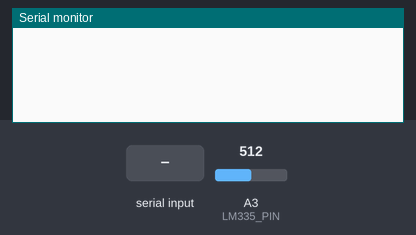
Bench run of a sketch on a simulated Arduino Uno, built with avr-gcc and run on an emulated ATmega328P. Parts: the last lines printed to the serial monitor. Inputs (shaded band) come from the test bench; at power-on: A3 (LM335_PIN) = 512.

Above: at 1.2 s.
1.3 s: "1\n" received over Serial
At 2.1 s:
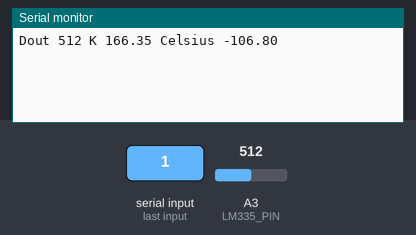
4.3 s: A3 (LM335_PIN) set to 716
At 5.5 s:
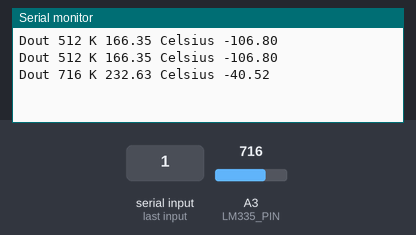
5.8 s: A3 (LM335_PIN) set to 900
At 6.9 s:
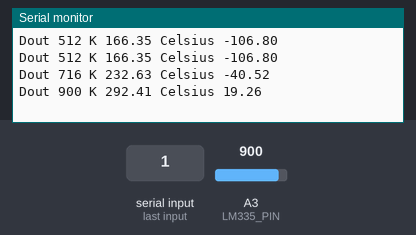
Timing chart, 0 to 8.8 s (numbered marks = the images above; inputs shaded):
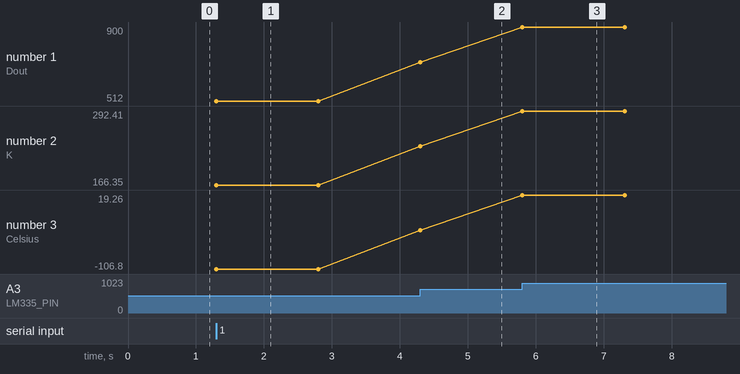

The sketch:

parte_1.ino
```cpp
#define LM335_PIN A3 // Pin collegato al sensore LM335
#define Vint 1.109 // Tensione di alimentazione
#define ADC_RESOLUTION 1024.0 // Risoluzione ADC
#define S 0.01
//valori delle resistenze
#define R2 21800
#define R3 9700

int sensorValue;
float new_temperature;
float temperature;
float C_temperature;


void setup() {
  // put your setup code here, to run once:
  Serial.begin(9600);
  analogReference(INTERNAL);
}

void loop() {
  // put your main code here, to run repeatedly:
  if (Serial.available()) {
    serialEvent();
  }
  // se la seriale è avviabile avvia la comunicazione
}
void serialEvent(){
  while (Serial.available()) {
    sensorValue = analogRead(LM335_PIN); // Legge il valore dal sensore
    Serial.print("Dout ");
    Serial.print(sensorValue);

    //FSR*Dout/(10mV/K)*2^Nb
    //((Dout*Vint)/(2^nb*S))*(1+(R2/R3))
    double a = Vint/ADC_RESOLUTION;
    float b = R2/R3;
    Serial.print(" K ");
    temperature = (sensorValue)*(a)*(1/S)*(1+(R2/R3)); // Converte il valore in tensione
    Serial.print(temperature);

    Serial.print(" Celsius ");
    C_temperature = temperature - 273.15; // Converte Kelvin in Celsius
    Serial.print(C_temperature);
    Serial.print("\n");
    delay(1500);
  }
}
```

Measured:
- after the input at 1.3 s, the serial monitor: prints a new line at once (image 1)
- after the input at 4.3 s, the serial monitor: prints a new line at once (image 2)
- after the input at 5.8 s, the serial monitor: prints a new line at once (image 3)
- plotted number 1: 512 → 716 after the input at 4.3 s, 716 → 900 after the input at 5.8 s
- plotted number 2: 166.35 → 232.63 after the input at 4.3 s, 232.63 → 292.41 after the input at 5.8 s
- plotted number 3: -106.8 → -40.52 after the input at 4.3 s, -40.52 → 19.26 after the input at 5.8 s
